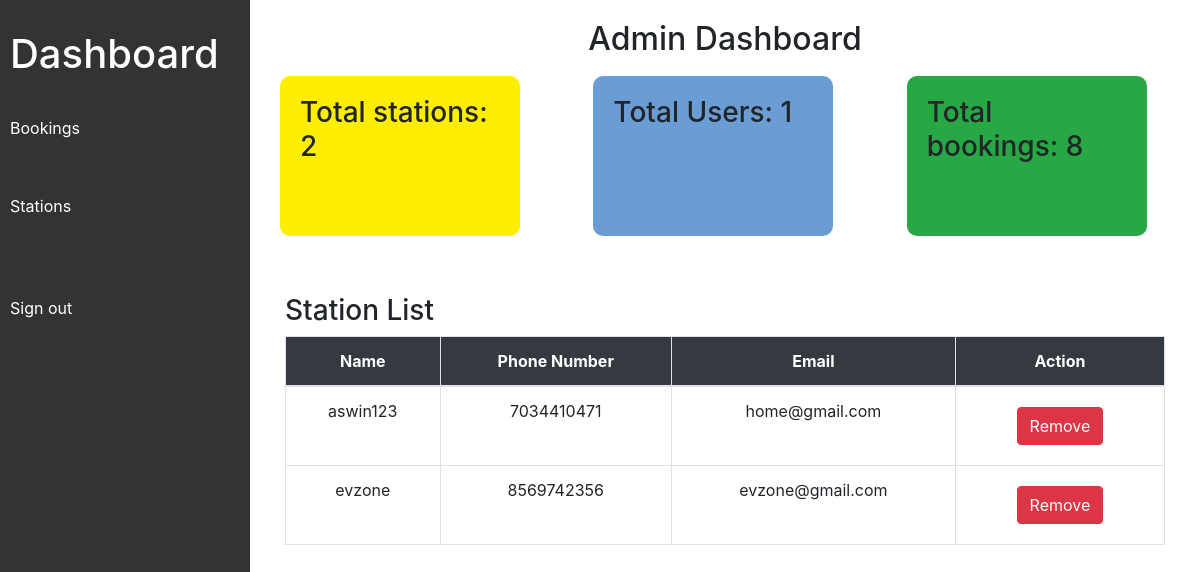
Screenshot of /admin_app/dashboard/ with the database file from the repository.
### station_app/models.py (models this page shows)
class StationProfile(models.Model):
    Phone_Number=models.IntegerField()
    Address=models.CharField(max_length=250)
    Profile_Image=models.FileField(upload_to="images",null=True,blank=True)
    user=models.ForeignKey(User,on_delete=models.CASCADE,null=True,blank=True)

### admin_app/views.py (the view)
# urls.py: path('dashboard/', views.dashboard, name='dashboard'),
def dashboard(request):
    station = StationProfile.objects.all().order_by("-id")
    total_station = Station.objects.all().count()
    total_users = UserProfile.objects.all().count()
    total_book = Booking.objects.all().count()
    return render(request, "admin/dashboard.html", {"station": station, "total_station": total_station, "total_users": total_users, "total_book": total_book})

### templates/admin/dashboard.html (shortened to what this page needs)
<!DOCTYPE html>
<html lang="en">
<head>
    <link href="https://stackpath.bootstrapcdn.com/bootstrap/4.3.1/css/bootstrap.min.css" rel="stylesheet">
</head>
<body>
    <div class="sidebar">
        <ul>
            <li><a href="#"><h1>Dashboard</h1></a></li>
            <li><a href="{%url 'all_bookings'%}">Bookings</a></li><br>
            <li><a href="{%url 'dashboard' %}">Stations</a></li><br><br>
            <li><a href="{%url 'admin_signout' %}">Sign out</a></li>
        </ul>
    </div>
    <div class="main-content">
        {% block content %}
<h2 class="text-center">Admin Dashboard</h2>
        <main id="main">
            <div class="row">
                <div class="col-md-4">
                    <div class="count-box total-turfs-box">
                        <h3>Total stations: {{ total_station }}</h3>
                    </div>
                </div>
                <div class="col-md-4">
                    <div class="count-box total-users-box">
                        <h3>Total Users: {{ total_users }}</h3>
                    </div>
                </div>
                <div class="col-md-4">
                    <div class="count-box total-bookings-box">
                        <h3>Total bookings: {{ total_book }}</h3>
                    </div>
                </div>
            </div>
            <section id="managers-list" class="managers-list">
                <div class="container" data-aos="fade-up">
                    <div class="section-header mt-5">
                        <h3 class="mt-5">Station List</h3>
                    </div>
                    <div class="row gx-lg-0 gy-4">
                        <div class="col-lg-12">
                            <table class="table table-bordered managers-table">
                                <thead>
                                    <tr>
                                        <th>Name</th>
                                        <th>Phone Number</th>
                                        <th>Email</th>
                                        <th>Action</th>
                                    </tr>
                                </thead>
                                <tbody>
                                    {% for st in station %}
                                    <tr>
                                        <td>{{ st.user.username }}</td>
                                        <td>{{ st.Phone_Number }}</td>
                                        <td>{{ st.user.email }}</td>
                                        <td>
                                            <a href="{% url 'removestation' st.user.id %}"
                                            class="btn btn-danger m-2"
                                            onclick="return confirm('Confirm removing this station?')">Remove</a>
                                        </td>
                                    </tr>
                                    {% endfor %}
                                </tbody>
                            </table>
                        </div>
                    </div>
                </div>
            </section>
        </main>
        {% endblock %}
    </div>
</body>
</html>

### templates/admin/dashboard.html (style rules this page uses)
.sidebar { height: 100vh; width: 250px; background-color: #333; color: white; position: fixed; padding-top: 20px; }
.sidebar ul { list-style: none; padding: 0; }
.sidebar ul li { margin-bottom: 10px; }
.sidebar ul li a { color: white; text-decoration: none; padding: 10px; display: block; }
.main-content { margin-left: 250px; padding: 20px; }
.count-box { padding: 20px; margin: 10px; border-radius: 10px; }
.total-users-box { background-color: #6a9dd4; height: 20vh; width: 20vw; }
.total-turfs-box { background-color: #ffee00; height: 20vh; width: 20vw; }
.total-bookings-box { background-color: #28a745; height: 20vh; width: 20vw; }
.managers-table th, .managers-table td { text-align: center; }
.managers-table th { background-color: #343a40; color: white; }

### rows the page displays
StationProfile: user.username "aswin123", Phone_Number "7034410471", user.email "home@gmail.com"
StationProfile: user.username "evzone", Phone_Number "8569742356", user.email "evzone@gmail.com"

### other values shown
{{ total_station }} "2"
{{ total_users }} "1"
{{ total_book }} "8"
